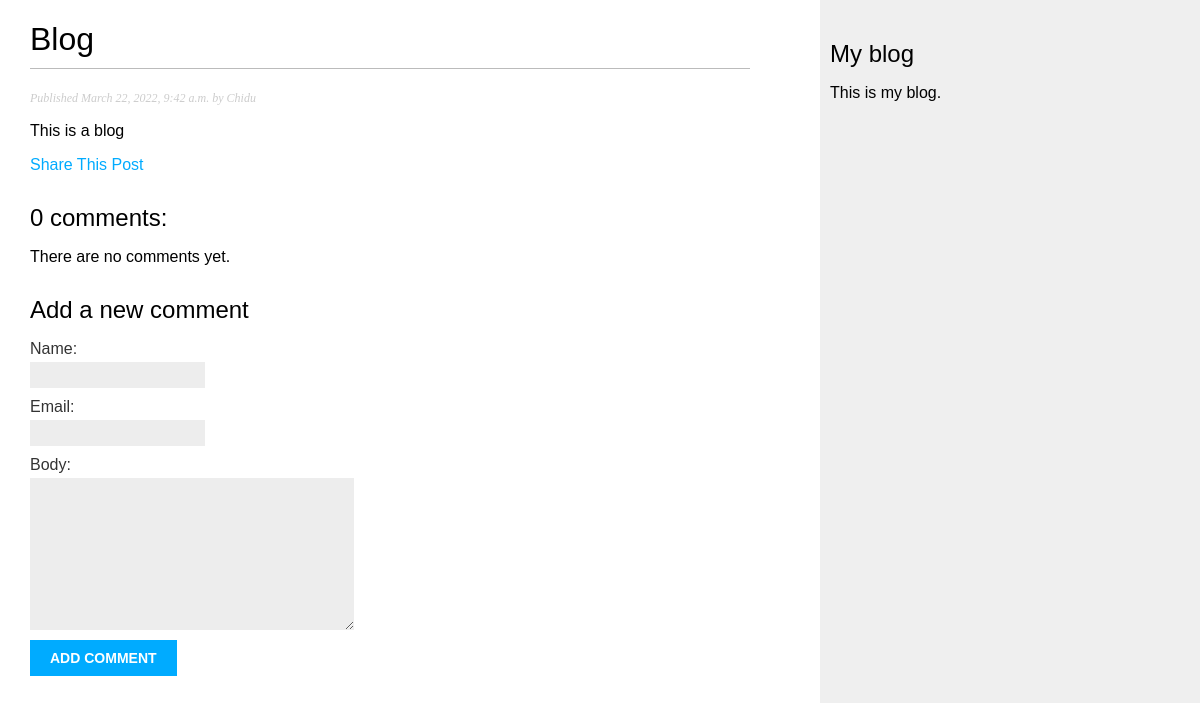
The page /2022/3/22/blog on the database its author committed.
### blog/models.py (models this page shows, shortened)
class Post(models.Model):
    STATUS_CHOICES = (
    ('draft','Draft'),
    ('published', 'Published')
    )
    title = models.CharField(max_length=250)
    slug = models.SlugField(max_length=250, unique_for_date='publish')
    author = models.CharField(max_length=40)
    author = models.CharField(max_length=50, null=True)
    body = models.TextField()
    publish = models.DateTimeField(default=timezone.now)
    created = models.DateTimeField(auto_now_add=True)
    updated = models.DateTimeField(auto_now=True)
    status = models.CharField(max_length=10, choices=STATUS_CHOICES, default='draft')
    objects = models.Manager()
    published = PublishedManager()
    class Meta:
        ordering = ('-publish',)

### blog/views.py (the view)
# urls.py: path('<int:year>/<int:month>/<int:day>/<slug:slug>', views.post_detail, name='post_detail'),
def post_detail(request, year, month, day, slug):
    post = get_object_or_404(Post, slug=slug, status='published', publish__year=year, publish__month=month, publish__day=day)
    comments = post.comments.filter(active=True)
    new_comment = None
    if request.method == 'POST':
        comment_form = CommentForm(data=request.POST)
        if comment_form.is_valid():
            new_comment = comment_form.save(commit=False)
            new_comment.post = post
            new_comment.save()
    else:
        comment_form = CommentForm()
    return render (request, 'blog/post/detail.html', {'post':post,
      'comments':comments,
      'new_comment':new_comment,
      'comment_form':comment_form})

### blog/forms.py
class CommentForm(forms.ModelForm):
    class Meta:
        model = Comment
        fields = ('name', 'email', 'body')

### blog/templates/blog/post/detail.html (shortened to what this page needs)
{% extends "blog/base.html" %}
  {% block body %}
     <h1>{{ post.title }}</h1>
     <p class="date">
       Published {{ post.publish }} by {{ post.author }}
     </p>
     {{ post.body|linebreaks }}
     <p>
         <a href="{% url 'blog:post_share' post.id %}">
             Share This Post
         </a>
     </p>
     {% with comments.count as total_comments %}
     <h2>
       {{ total_comments }} comment{{ total_comments| pluralize }}:
     </h2>
     {% endwith %}
    {% for comment in comments %}
      <div class="comment">
        <p class="info">
          Comment {{ forloop.counter }} by {{ comment.name }}
          {{ comment.created }}
      </p>
        {{ comment.body|linebreaks }}
      </div>
       {% empty %}
      <p>There are no comments yet.</p>
    {% endfor %}
    {% if new_comment %}
      <h2>Your comment has been added.</h2>
    {% else %}
       <h2>Add a new comment</h2>
       <form method="post">
         {{ comment_form.as_p }}
         <p><input type="submit" value="Add comment"></p>
       </form>
    {% endif %}
  {% endblock body %}

### blog/static/css/blog.css (style rules this page uses)
body { margin:0; padding:0; font-family:helvetica, sans-serif; }
a { color:#00abff; text-decoration:none; }
h1 { font-weight:normal; border-bottom:1px solid #bbb; padding:0 0 10px 0; }
h2 { font-weight:normal; margin:30px 0 0; }
p.date { color:#ccc; font-family: georgia, serif; font-size: 12px; font-style: italic; }
label { float:left; clear:both; color:#333; margin-bottom:4px; }
input, textarea { clear:both; float:left; margin:0 0 10px; background:#ededed; border:0; padding:6px 10px; font-size:12px; }
input[type=submit] { font-weight:bold; background:#00abff; color:#fff; padding:10px 20px; font-size:14px; text-transform:uppercase; }

### rows shown on the page
Post: title "Blog", publish "March 22, 2022, 9:42 a.m.", author "Chidu", body "This is a blog"

### other values the page prints
{{ total_comments }} "0"
{{ total_comments| pluralize }} "s"
